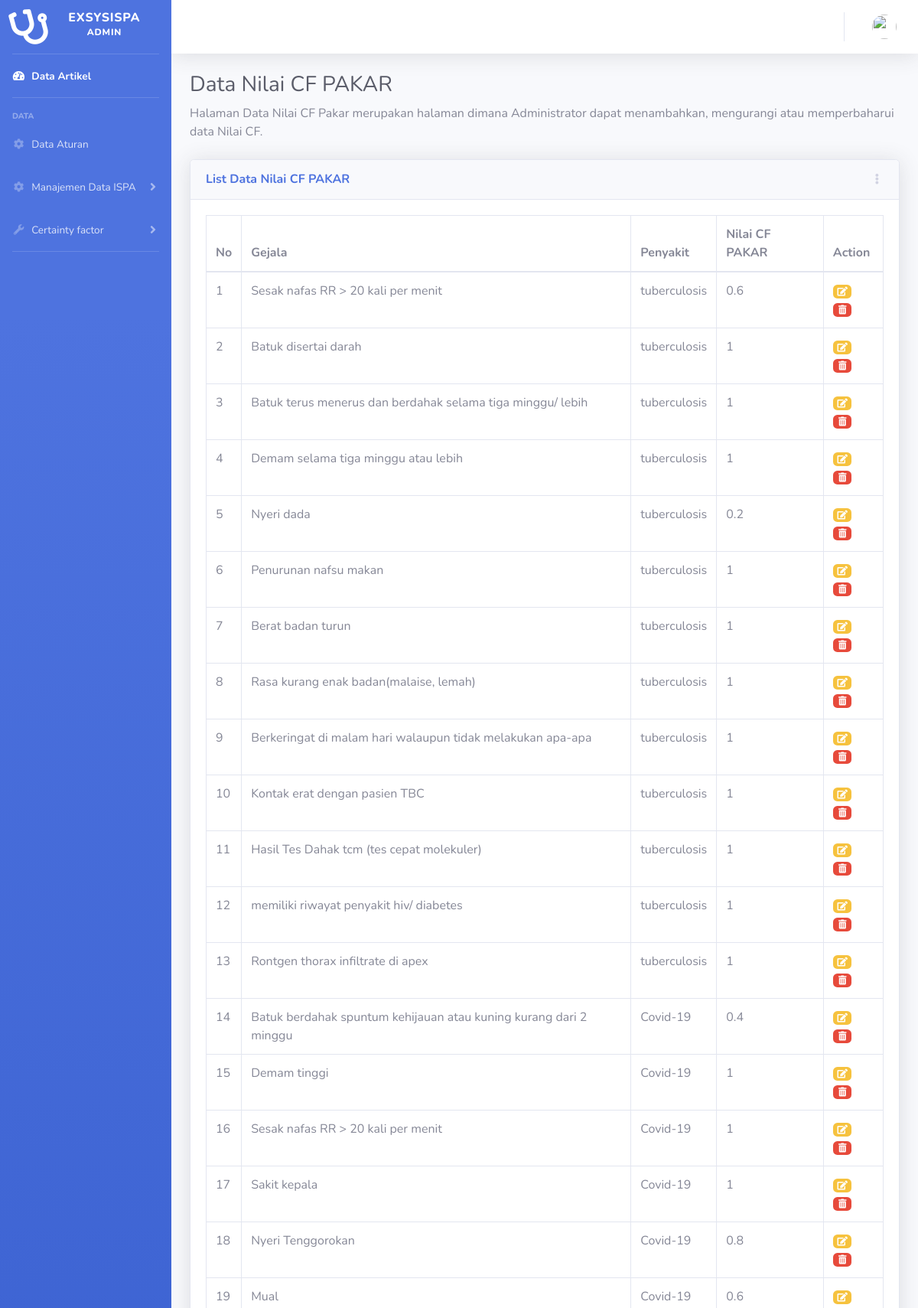
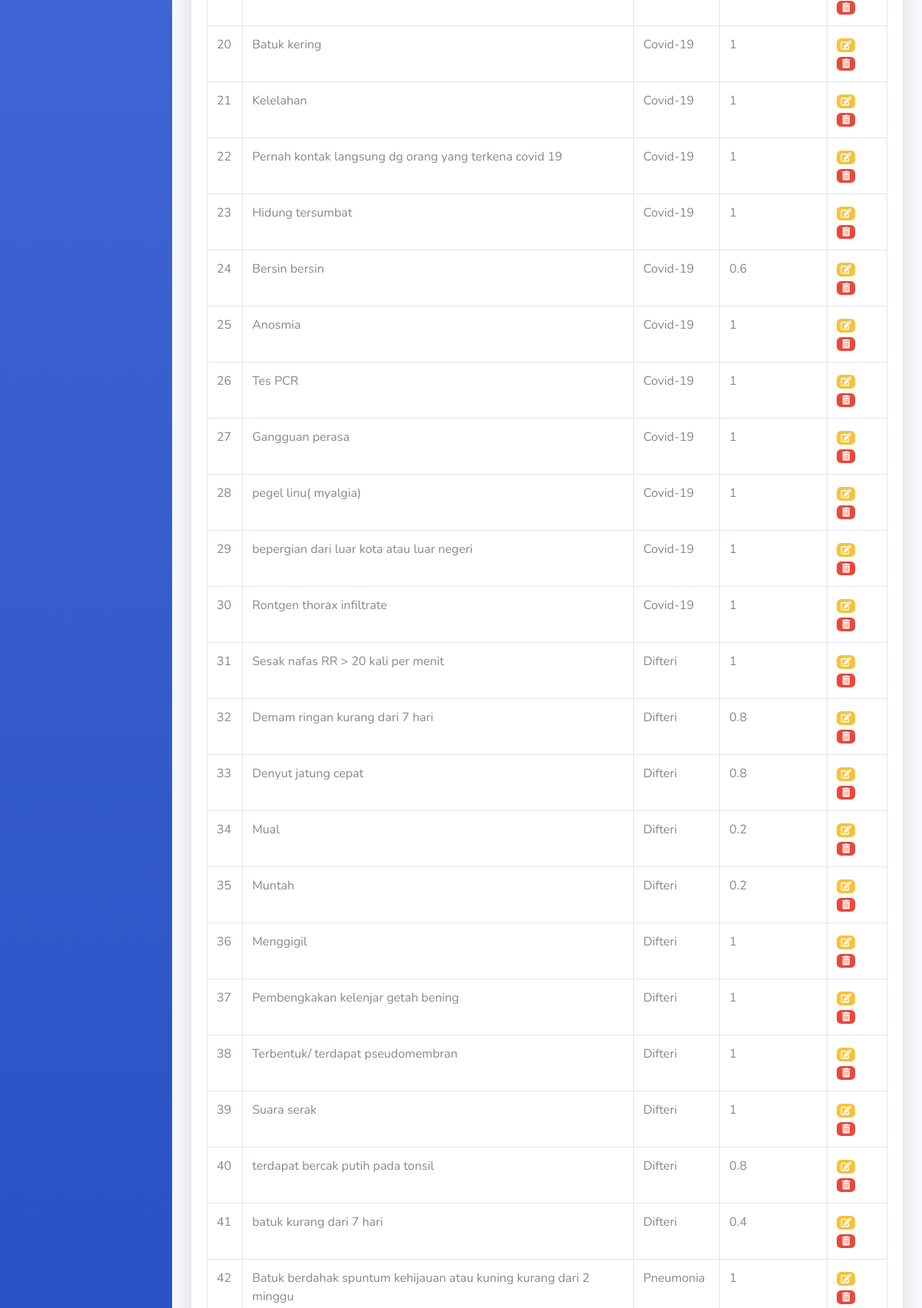
Page /index.php/backend/evidence (upper part) on the committed database (2 pictures, top to bottom).
### tables this page shows
CREATE TABLE `tb_evidence` (
  `evidence_id` int(11) NOT NULL,
  `evidence_penyakit_id` int(11) NOT NULL,
  `evidence_gejala_id` int(11) NOT NULL,
  `evidence_kode` varchar(10) NOT NULL,
  `evidence_nilai` float NOT NULL
);

CREATE TABLE `tb_gejala` (
  `id_gejala` int(11) NOT NULL,
  `kode_gejala` varchar(10) NOT NULL,
  `nama_gejala` varchar(100) NOT NULL,
  `image_gejala` varchar(128) NOT NULL,
  `gejala_inputdate` timestamp NOT NULL DEFAULT current_timestamp() ON UPDATE current_timestamp()
);

CREATE TABLE `tb_penyakit` (
  `id_penyakit` int(11) NOT NULL,
  `kode_penyakit` varchar(128) NOT NULL,
  `nama_penyakit` varchar(55) NOT NULL,
  `penyakit_image` varchar(128) NOT NULL
);

### application/controllers/backend/Evidence.php (called while the page is built, shortened)
<?php
class Evidence extends CI_Controller
{
    public function __construct()
    {
        $this->load->model('evidence_model');
        $this->load->model('gejala_model');
        $this->load->model('penyakit_model');
        $this->load->library('form_validation');
    }
    public function index()
    {
        $data['title'] = "Data Nilai CF PAKAR | Expert System ISPA";
        $data['judulHalaman'] = "Data Nilai CF PAKAR";
        $data['detailHalaman'] = "Halaman Data Nilai CF Pakar merupakan halaman dimana Administrator dapat menambahkan, mengurangi atau memperbaharui data Nilai CF.";
         $data['cardHeader'] = 'List Data Nilai CF PAKAR';
        $data['user'] = $this->db->get_where('tb_user', ['user_email' => $this->session->userdata('email')])->row_array();
        $data['cfp'] = $this->evidence_model->getAll();
        $data['count'] = $this->evidence_model->count();
        $data['start'] = 0;
        $this->load->view('backend/_partials/header', $data);
        $this->load->view('backend/_partials/sidebar', $data);
        $this->load->view('backend/_partials/topbar', $data);
        $this->load->view('backend/data/cfpakar/list-cf', $data);
        $this->load->view('backend/_partials/footer');
    }
}

### index.php (called while the page is built, shortened)
<?php
require_once BASEPATH.'core/CodeIgniter.php';

### application/models/Evidence_model.php (called while the page is built, shortened)
<?php
class Evidence_model extends CI_Model
{
    private $_table = 'tb_evidence';
    public function getAll()
    {
        $this->db->select(
            'a.evidence_id, a.evidence_penyakit_id, a.evidence_gejala_id, a.evidence_nilai,
            b.id_penyakit, b.nama_penyakit, b.penyakit_image, c.id_gejala, c.nama_gejala, c.image_gejala'
        );
        $this->db->from('tb_evidence a');
        $this->db->join('tb_penyakit b', 'a.evidence_penyakit_id = b.id_penyakit');
        $this->db->join('tb_gejala c', 'a.evidence_gejala_id = c.id_gejala');
        $this->db->group_by('a.evidence_id');
        return $this->db->get($this->_table)->result_array();
    }
}

### application/views/backend/data/cfpakar/list-cf.php (the view, shortened to what this page needs)
<div class="container-fluid">
    <h1 class="h3 mb-2 text-gray-800"><?= $judulHalaman ?></h1>
    <p class="mb-4"><?= $detailHalaman ?></p>
    <div class="card shadow mb-4">
        <div class="card-header py-3 d-flex flex-row align-items-center justify-content-between">
            <h6 class="m-0 font-weight-bold text-primary"><?= $cardHeader ?></h6>
            <div class="dropdown no-arrow">
                <a class="dropdown-toggle" href="#" role="button" id="dropdownMenuLink" data-toggle="dropdown" aria-haspopup="true" aria-expanded="false">
                    <i class="fas fa-ellipsis-v fa-sm fa-fw text-gray-400"></i>
                </a>
            </div>
        </div>
        <div class="card-body">
            <div class="table-responsive">
                <table class="table table-bordered" id="dataTable" width="100%" cellspacing="0">
                    <thead>
                        <tr>
                            <th>No</th>
                            <th>Gejala</th>
                            <th>Penyakit</th>
                            <th>Nilai CF PAKAR</th>
                            <th>Action</th>
                        </tr>
                    </thead>
                    <tbody>
                        <?php if ($count > 0) : ?>
                            <?php foreach ($cfp as $cfpakar) : ?>
                                <tr>
                                    <td><?= ++$start ?></td>
                                    <td><?= $cfpakar['nama_gejala'] ?></td>
                                    <td><?= $cfpakar['nama_penyakit'] ?></td>
                                    <td><?= $cfpakar['evidence_nilai'] ?></td>
                                    <td>
                                        <a href="<?= base_url('edit-cf/' . $cfpakar['evidence_id']) ?>" class="badge badge-warning"><i class="fas fa-fw fa-edit"></i></a>
                                        <a href="#" data-toggle="modal" data-target="#deleteModal-<?= $cfpakar['evidence_id'] ?>" class=" badge badge-danger"><i class="fas fa-fw fa-trash-alt"></i></a>
                                    </td>
                                </tr>
                            <?php endforeach; ?>
                        <?php else : ?>
                            <tr>
                                <h4 class="text-danger text-center">Belum ada Data yang di Input</h4>
                            </tr>
                        <?php endif; ?>
                    </tbody>
                </table>
            </div>
        </div>
    </div>
</div>
</div>

### rows in the picture
tb_evidence: tb_gejala.nama_gejala "Sesak nafas RR > 20 kali per menit", tb_penyakit.nama_penyakit "tuberculosis", evidence_nilai "0.6"
tb_evidence: tb_gejala.nama_gejala "Batuk disertai darah", tb_penyakit.nama_penyakit "tuberculosis", evidence_nilai "1"
tb_evidence: tb_gejala.nama_gejala "Batuk terus menerus dan berdahak selama tiga minggu/ lebih", tb_penyakit.nama_penyakit "tuberculosis", evidence_nilai "1"
tb_evidence: tb_gejala.nama_gejala "Demam selama tiga minggu atau lebih", tb_penyakit.nama_penyakit "tuberculosis", evidence_nilai "1"
tb_evidence: tb_gejala.nama_gejala "Nyeri dada", tb_penyakit.nama_penyakit "tuberculosis", evidence_nilai "0.2"
tb_evidence: tb_gejala.nama_gejala "Penurunan nafsu makan", tb_penyakit.nama_penyakit "tuberculosis", evidence_nilai "1"
tb_evidence: tb_gejala.nama_gejala "Berat badan turun", tb_penyakit.nama_penyakit "tuberculosis", evidence_nilai "1"
tb_evidence: tb_gejala.nama_gejala "Rasa kurang enak badan(malaise, lemah)", tb_penyakit.nama_penyakit "tuberculosis", evidence_nilai "1"
tb_evidence: tb_gejala.nama_gejala "Berkeringat di malam hari walaupun tidak melakukan apa-apa", tb_penyakit.nama_penyakit "tuberculosis", evidence_nilai "1"
tb_evidence: tb_gejala.nama_gejala "Kontak erat dengan pasien TBC", tb_penyakit.nama_penyakit "tuberculosis", evidence_nilai "1"
tb_evidence: tb_gejala.nama_gejala "Hasil Tes Dahak tcm (tes cepat molekuler)", tb_penyakit.nama_penyakit "tuberculosis", evidence_nilai "1"
tb_evidence: tb_gejala.nama_gejala "memiliki riwayat penyakit hiv/ diabetes", tb_penyakit.nama_penyakit "tuberculosis", evidence_nilai "1"
tb_evidence: tb_gejala.nama_gejala "Rontgen thorax infiltrate di apex", tb_penyakit.nama_penyakit "tuberculosis", evidence_nilai "1"
tb_evidence: tb_gejala.nama_gejala "Batuk berdahak spuntum kehijauan atau kuning kurang dari 2 minggu", tb_penyakit.nama_penyakit "Covid-19", evidence_nilai "0.4"
tb_evidence: tb_gejala.nama_gejala "Demam tinggi", tb_penyakit.nama_penyakit "Covid-19", evidence_nilai "1"
tb_evidence: tb_gejala.nama_gejala "Sesak nafas RR > 20 kali per menit", tb_penyakit.nama_penyakit "Covid-19", evidence_nilai "1"
tb_evidence: tb_gejala.nama_gejala "Sakit kepala", tb_penyakit.nama_penyakit "Covid-19", evidence_nilai "1"
tb_evidence: tb_gejala.nama_gejala "Nyeri Tenggorokan", tb_penyakit.nama_penyakit "Covid-19", evidence_nilai "0.8"
tb_evidence: tb_gejala.nama_gejala "Mual", tb_penyakit.nama_penyakit "Covid-19", evidence_nilai "0.6"
tb_evidence: tb_gejala.nama_gejala "Batuk kering", tb_penyakit.nama_penyakit "Covid-19", evidence_nilai "1"
tb_evidence: tb_gejala.nama_gejala "Kelelahan", tb_penyakit.nama_penyakit "Covid-19", evidence_nilai "1"
tb_evidence: tb_gejala.nama_gejala "Pernah kontak langsung dg orang yang terkena covid 19", tb_penyakit.nama_penyakit "Covid-19", evidence_nilai "1"
tb_evidence: tb_gejala.nama_gejala "Hidung tersumbat", tb_penyakit.nama_penyakit "Covid-19", evidence_nilai "1"
tb_evidence: tb_gejala.nama_gejala "Bersin bersin", tb_penyakit.nama_penyakit "Covid-19", evidence_nilai "0.6"
tb_evidence: tb_gejala.nama_gejala "Anosmia", tb_penyakit.nama_penyakit "Covid-19", evidence_nilai "1"
tb_evidence: tb_gejala.nama_gejala "Tes PCR", tb_penyakit.nama_penyakit "Covid-19", evidence_nilai "1"
tb_evidence: tb_gejala.nama_gejala "Gangguan perasa", tb_penyakit.nama_penyakit "Covid-19", evidence_nilai "1"
tb_evidence: tb_gejala.nama_gejala "pegel linu( myalgia)", tb_penyakit.nama_penyakit "Covid-19", evidence_nilai "1"
tb_evidence: tb_gejala.nama_gejala "bepergian dari luar kota atau luar negeri", tb_penyakit.nama_penyakit "Covid-19", evidence_nilai "1"
tb_evidence: tb_gejala.nama_gejala "Rontgen thorax infiltrate", tb_penyakit.nama_penyakit "Covid-19", evidence_nilai "1"
tb_evidence: tb_gejala.nama_gejala "Sesak nafas RR > 20 kali per menit", tb_penyakit.nama_penyakit "Difteri", evidence_nilai "1"
tb_evidence: tb_gejala.nama_gejala "Demam ringan kurang dari 7 hari", tb_penyakit.nama_penyakit "Difteri", evidence_nilai "0.8"
tb_evidence: tb_gejala.nama_gejala "Denyut jatung cepat", tb_penyakit.nama_penyakit "Difteri", evidence_nilai "0.8"
tb_evidence: tb_gejala.nama_gejala "Mual", tb_penyakit.nama_penyakit "Difteri", evidence_nilai "0.2"
tb_evidence: tb_gejala.nama_gejala "Muntah", tb_penyakit.nama_penyakit "Difteri", evidence_nilai "0.2"
tb_evidence: tb_gejala.nama_gejala "Menggigil", tb_penyakit.nama_penyakit "Difteri", evidence_nilai "1"
tb_evidence: tb_gejala.nama_gejala "Pembengkakan kelenjar getah bening", tb_penyakit.nama_penyakit "Difteri", evidence_nilai "1"
tb_evidence: tb_gejala.nama_gejala "Terbentuk/ terdapat pseudomembran", tb_penyakit.nama_penyakit "Difteri", evidence_nilai "1"
tb_evidence: tb_gejala.nama_gejala "Suara serak", tb_penyakit.nama_penyakit "Difteri", evidence_nilai "1"
tb_evidence: tb_gejala.nama_gejala "terdapat bercak putih pada tonsil", tb_penyakit.nama_penyakit "Difteri", evidence_nilai "0.8"
tb_evidence: tb_gejala.nama_gejala "batuk kurang dari 7 hari", tb_penyakit.nama_penyakit "Difteri", evidence_nilai "0.4"
tb_evidence: tb_gejala.nama_gejala "Batuk berdahak spuntum kehijauan atau kuning kurang dari 2 minggu", tb_penyakit.nama_penyakit "Pneumonia", evidence_nilai "1"

### other values in the picture
$judulHalaman "Data Nilai CF PAKAR"
$detailHalaman "Halaman Data Nilai CF Pakar merupakan halaman dimana Administrator dapat menambahkan, mengurangi atau memperbaharui data Nilai CF."
$cardHeader "List Data Nilai CF PAKAR"
